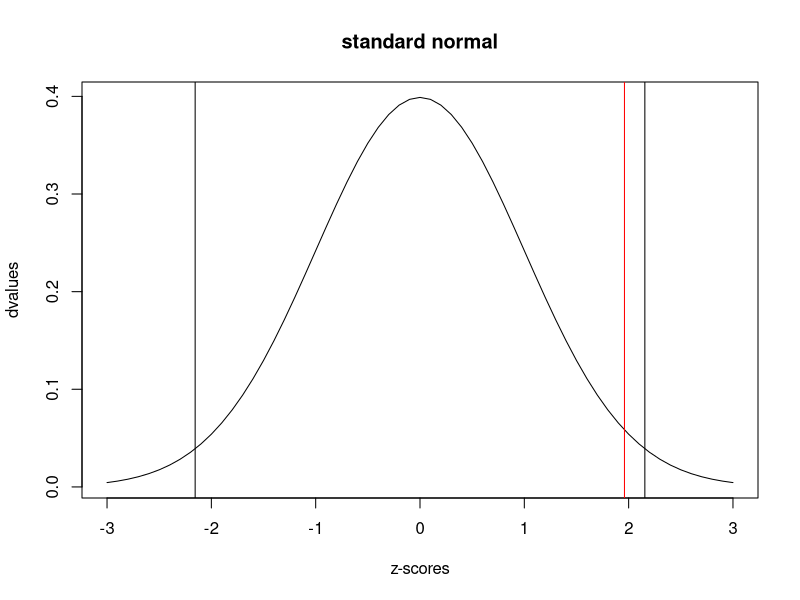
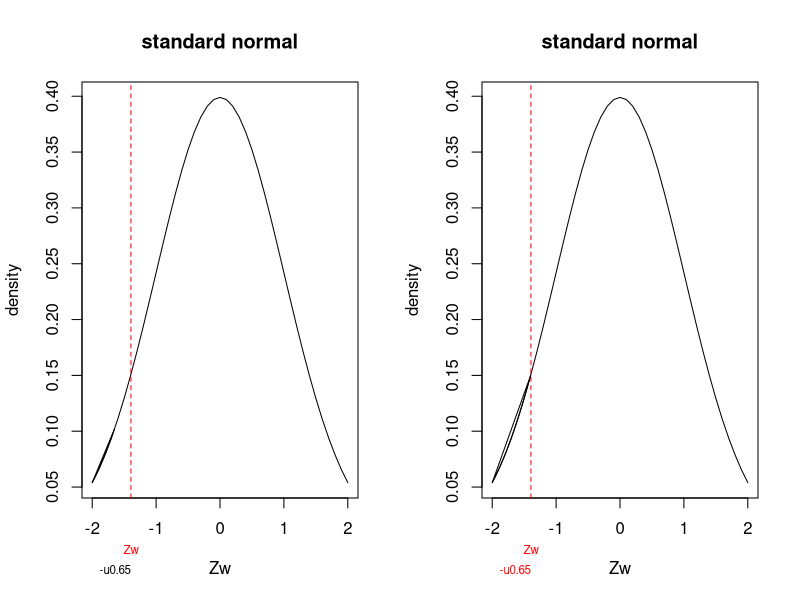

Reproduce these figures in R, in order.
setwd("/home/martingregorik/FI/mv013_2020/sem10")

# we never accept, we reject or not reject
# alfa is prob of happening of this type of error !
# beta is err II
# if I alawys reject H0, alfa will equal 1
# if i always not reject H0, beta will equal 1
# we set Alfa to some very small number, so beta could be 

# how to reject/not reject, 3 possibilities:
# 1
# T = statistics, tOBS = aquired from data sample
# we know(from theory) the distribution of the statistics
# 2
# confidence interval I, if w is in interval or is not we decide if we reject or not reject null hypothesis
# w = w* --- some parameter = some other parameter
# critical region W
# if the value of our statistics is in critical region, we reject( if tOBS E W, we reject)
# 3
# p-value = probability that tOBS
# if p-value is smaller than significance level, we reject
# larger or equal, we do not reject

# what test statistics we are going to use
# if u calcualte test statistics, u obtain some ditribution - so comopute staatistics
# based on knowledge of distribution, u reject or not reject null hypothesis

# l(p,x) = xlnp + (N - x) ln(1 - p)
# phat = X / N
# variance_phat = phat*(1 - phat) / N - thats 1 / I(phat)


#########################
# task 1
# Wald
N <- 1000
# theta0 is parameter from our task, in our case p
# Uw = (theta_hat - theta0) * I(theta_hat) * (theta_hat - theta0)
# H0: p = 0.5 = p0, H1: p /= 0.5
# Uw = (phat - p)^2 * N/(phat*(1 - phat)) ~ Chi2
# sqrt(Uw) = (phat - p0)* sqrt((phat(1 - phat))/N) ~ N(0,1)
# N = 1000, X = 534, so phat = 534/1000 - dosad do vzorcov
# (0.534 - 0.5)*sqrt(1000/(0.534*(0.5))) = 2.1520 - value of test statistics
# now criticla region and p-value
u_alpha <- qnorm(0.05/2, lower.tail = F) # quantiles for desirable ciritical region
# if it is two-sided

my_z_score <- 2.15534 # my statistics
z_scores <- seq(-3, 3, by =.1)
dvalues <- dnorm(z_scores)
plot(z_scores, dvalues, type = 'l', main = 'standard normal', xlab='z-scores')
abline(v = my_z_score)
abline(v = -my_z_score)
abline(v = u_alpha, col = 'red')
# our test statistics falled into critical region, so we reject our null hypothesis

# p-value is area below those two parts(critical regions)
p_value <- 2*(1 - pnorm(abs(my_z_score))) # this is form kross
# p-value is smaller than 0.5(desirable confidence interval) -> we rejct null hypothesis

# confidence interval - if Zw(statistics) is between critical region, we dont reject null hypothesis(probability is 1 - alfa)
# on the left and right, u can see the borders of your confidece interval(the last line before Results)

# likelihood ratio test
binom.log.likelihood <- function(p, x, N) {
  return (2*((x * log(x / (N * p))) + ((N - x) * log((N - x) / (N * (1 - p))))))
}
x <- rbinom(N, 1, 0.534)
Ulr <- -2 * binom.log.likelihood(0.5, x, N)
p_value <- pnorm(Ulr)

#######################
#######################
# Task 2
N <- 350
phat <- 269 / N
p0 <- 0.8
alpha <- 0.05
# H0: prob of delivering package the next day is at least 0.8(>=)
# H1: prob of delviering package the next day is less than 0.8(<)

Zw <- (phat - p0) / sqrt((phat * (1 - phat)) / N)
z_scores <- seq(-2, 2, by = .1)
u_alpha <- qnorm(alpha) # quantiles for desirable ciritical region(one sided)
dvalues <- dnorm(z_scores)

# our test statistics DID NOT land in critical region -> we dont reject the null hypothesis
p_value <- pnorm(Zw) # this is form kross
# p-value is smaller than p0 -> we reject the hypothesis??? but that different
# confidence interval: Pr(phat - Ualpha*sqrt((phat*(1-phat))/N) < p0) = 1 - a
ci <- phat - (u_alpha*sqrt((phat * (1 - phat)) / N))

def.par <- par()
layout(matrix(c(1, 2), nrow=1, ncol=2), widths=c(0.5, 0.5))
plot(z_scores, dvalues, type = 'l', main = 'standard normal', xlab='Zw', ylab = 'density')
abline(v = Zw, col = 'red', lty = 2)
mtext("Zw", side = 1, line = 2, at = Zw, cex = 0.7, col = 'red')
mtext("-u0.65", side = 1, line = 3, at = u_alpha, cex = 0.7, col = 'black')
polygon(x = seq(-2, u_alpha, by = .01), y = dnorm(seq(-2, u_alpha, by = .01)))
# p-value
plot(z_scores, dvalues, type = 'l', main = 'standard normal', xlab='Zw', ylab = 'density')
abline(v = Zw, col = 'red', lty = 2)
mtext("Zw", side = 1, line = 2, at = Zw, cex = 0.7, col = 'red')
mtext("-u0.65", side = 1, line = 3, at = u_alpha, cex = 0.7, col = 'red')
polygon(x = seq(-2, min(Zw, p_value), by = .01), y = dnorm(seq(-2, min(Zw, p_value), by = .01)))




